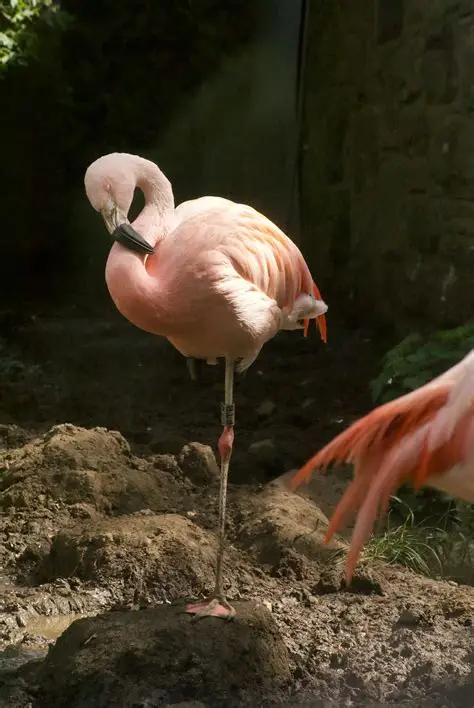
#> input picture Code/Images/OIP (2).webp, 474 x 708 px
$ jupyter execute lab3.ipynb   (older library calls are emulated)
#> lines starting #> are read from the running program, lines starting #| are printed output that depends on the picture
[cell 1]
import cv2

import matplotlib.pyplot as plt

# Image path
img_path = 'Images/OIP (2).webp'

# Image Size
img_size = (512,512)

# Read in GrayScle
image = cv2.imread(img_path, cv2.IMREAD_GRAYSCALE)
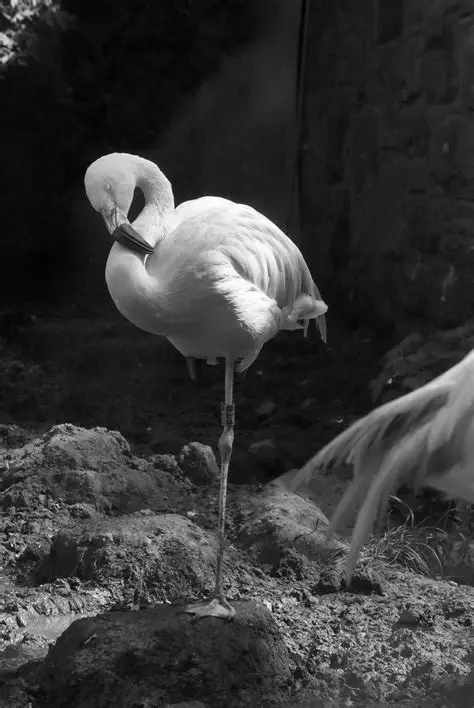
#> image: shape (708, 474); min 1, max 255, mean 56

resize_image = cv2.resize(image, img_size)
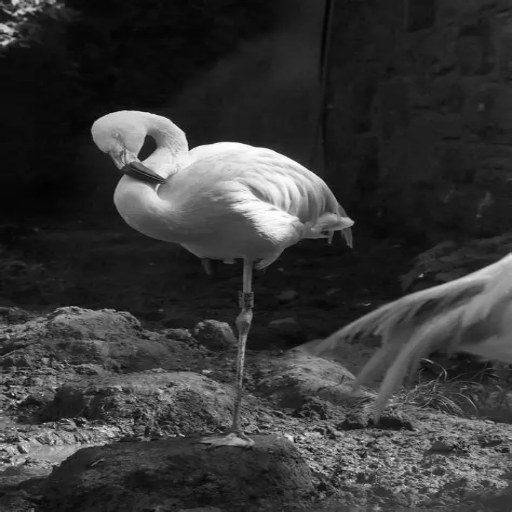
#> resize_image: shape (512, 512); min 2, max 254, mean 55.9

plt.imshow(resize_image, cmap='gray')

plt.axis('off')

plt.show()

[cell 2]
sobel_x = cv2.Sobel(resize_image, cv2.CV_64F, 1, 0, ksize=3)
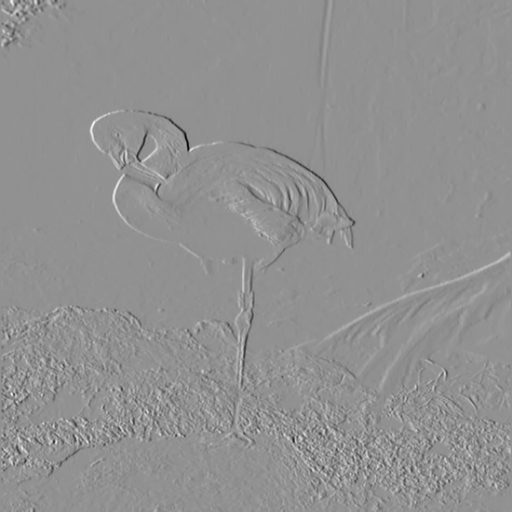
#> sobel_x: shape (512, 512) float64; min -776, max 586, mean 0.3; drawn with min black and max white

sobel_y = cv2.Sobel(resize_image, cv2.CV_64F, 0, 1, ksize=3)
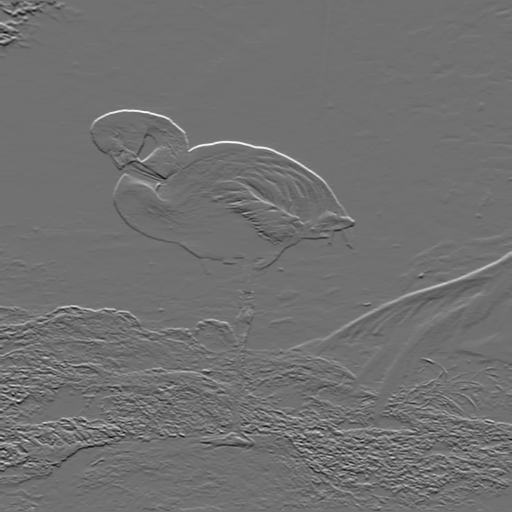
#> sobel_y: shape (512, 512) float64; min -668, max 839, mean 0.3; drawn with min black and max white

plt.figure(figsize=(10,5))

plt.subplot(1,2,1)

plt.imshow(sobel_x, cmap='gray')

plt.title('Sobel X')

plt.axis('off')

plt.subplot(1,2,2)

plt.imshow(sobel_y, cmap='gray')

plt.title('Sobel Y')

plt.axis('off')

plt.show()

[cell 3]
import numpy as np

gradient_magnitude = np.sqrt(sobel_x**2 + sobel_y**2)
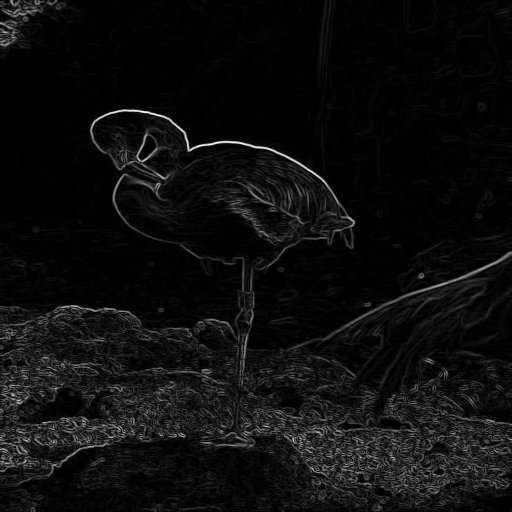
#> gradient_magnitude: shape (512, 512) float64; min 0, max 849.5, mean 48.1; drawn with min black and max white

gradient_magnitude = np.uint8(gradient_magnitude)
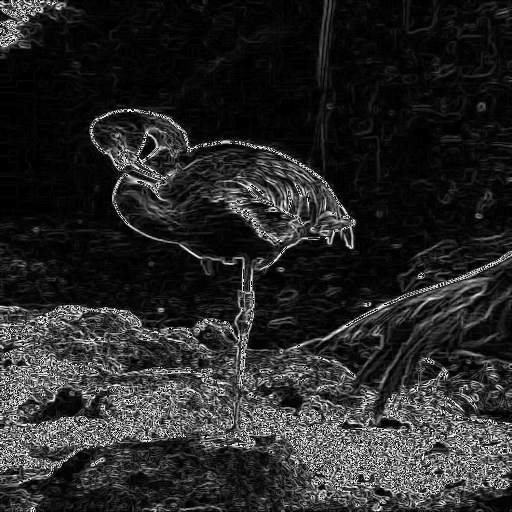
#> gradient_magnitude: shape (512, 512); min 0, max 255, mean 40.1

plt.imshow(gradient_magnitude, cmap='gray')

plt.title('Gradient Magnitude')

plt.axis('off')

[cell 4]
laplacian = cv2.Laplacian(resize_image, cv2.CV_64F)
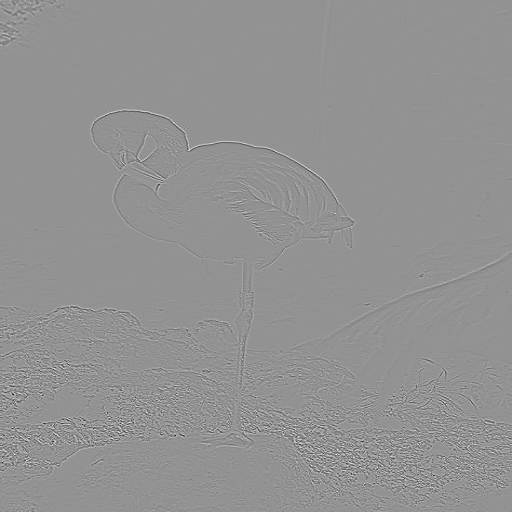
#> laplacian: shape (512, 512) float64; min -395, max 292, mean 0; drawn with min black and max white

plt.imshow(laplacian, cmap='gray')

plt.title('Laplacian Edge Detection')

plt.axis('off')

plt.show()

$ run again, with Code/Images/OIP (1).webp copied over Code/Images/OIP (2).webp
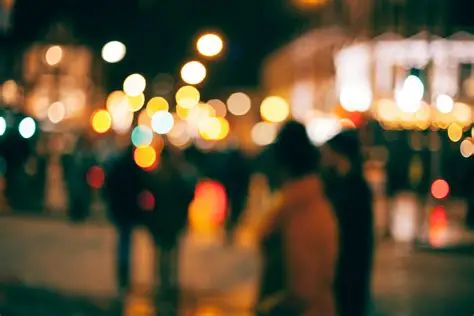
#> input picture Code/Images/OIP (1).webp, 474 x 316 px
#> `gradient_magnitude = np.uint8(gradient_magnitude)`:
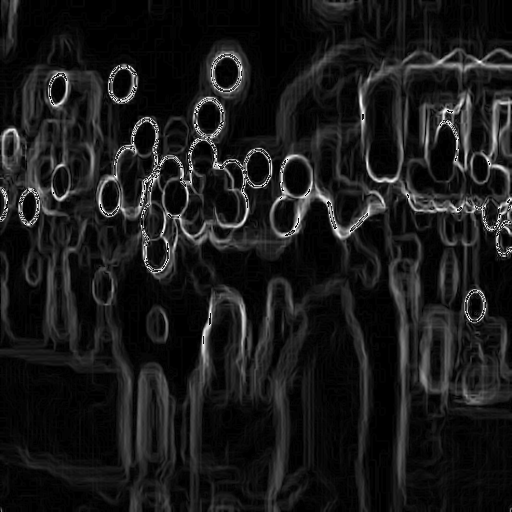
#> gradient_magnitude: shape (512, 512); min 0, max 255, mean 25.4
#> `laplacian = cv2.Laplacian(resize_image, cv2.CV_64F)`:
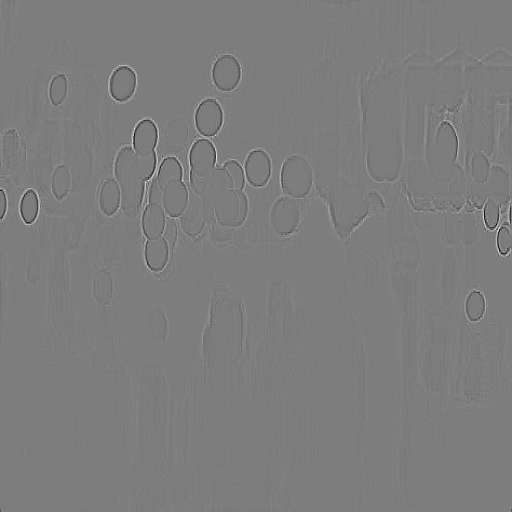
#> laplacian: shape (512, 512) float64; min -142, max 147, mean 0; drawn with min black and max white
